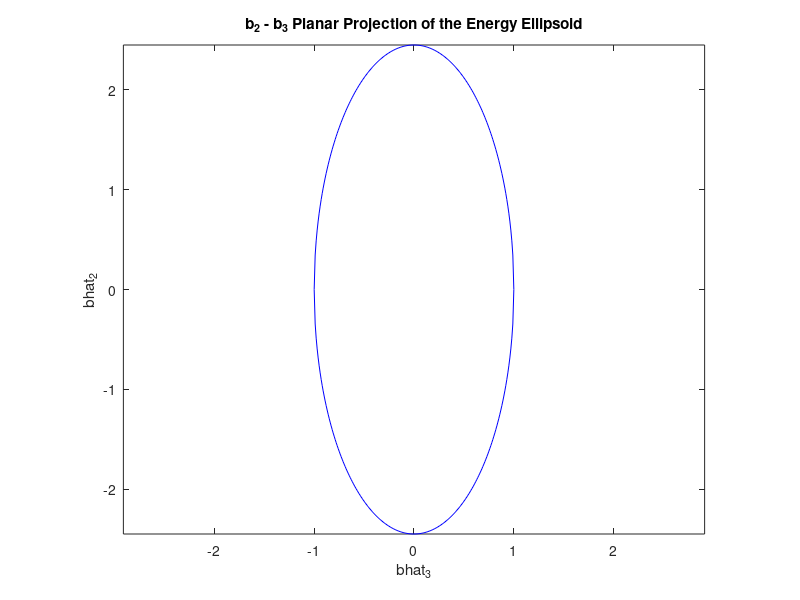

Write MATLAB code to recreate this figure.
close all
clear
clc

scrsz = get(0,'ScreenSize');

I(1,1:3,1:3) = [1200 0 0; 0 200 0; 0 0 1200];

x = -1:.01:1;

y = sqrt( (1-x.^2)./0.1667 );
figure('Position',[scrsz(3)/4 scrsz(4)/2 scrsz(3)/2 scrsz(4)/2])
plot(x,y,'b',x,-y,'b')
axis equal;
title('b_2 - b_3 Planar Projection of the Energy Ellipsoid')
ylabel('bhat_2')
xlabel('bhat_3')



